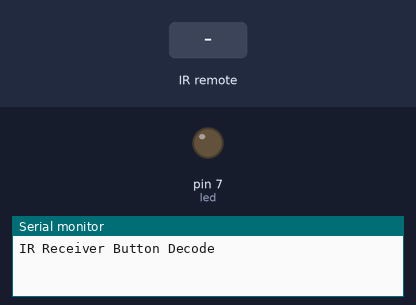
Recording of a sketch running on a simulated Arduino Uno, built with avr-gcc and run on an emulated ATmega328P. On the bench: output pins drawn as LEDs (lit = HIGH), the last lines printed to the serial monitor. Inputs (shaded band) come from the test bench.

Above: at 2.2 s.
2.3 s: infrared code 0xBA45FF00 received
At 3.4 s:
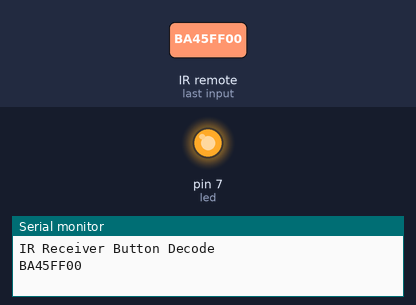
Timing chart, 0 to 5.3 s (numbered marks = the images above; inputs shaded):
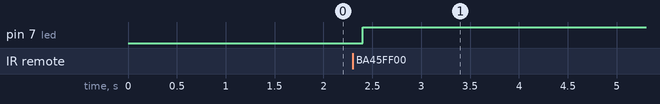

The sketch:

sketch_jan09a.ino
```cpp
#include <IRremote.h>

const int IR_RECEIVE_PIN = 11;
const int led = 7;
int ledState = LOW;

void setup()   /*----( SETUP: RUNS ONCE )----*/
{
  Serial.begin(115200);
  delay(1000);

  pinMode(led, OUTPUT);
  digitalWrite(led, LOW);

  Serial.println("IR Receiver Button Decode");
  IrReceiver.begin(IR_RECEIVE_PIN, ENABLE_LED_FEEDBACK); // Start the receiver

}/*--(end setup )---*/


void loop()   /*----( LOOP: RUNS CONSTANTLY )----*/
{
  if (IrReceiver.decode()) {  // Grab an IR code
    if (IrReceiver.decodedIRData.decodedRawData == 0xBA45FF00)
    {
      Serial.println(IrReceiver.decodedIRData.decodedRawData, HEX);
      delay(100);

      if (digitalRead(led) == HIGH)
      {
        digitalWrite(led, LOW);
      } else {
        digitalWrite(led, HIGH);
      }
    }

    IrReceiver.resume();
  }

}/* --(end main loop )-- */
```

Measured:
- after the input at 2.3 s, pin 7 (led): LOW → HIGH after 0.10 s
